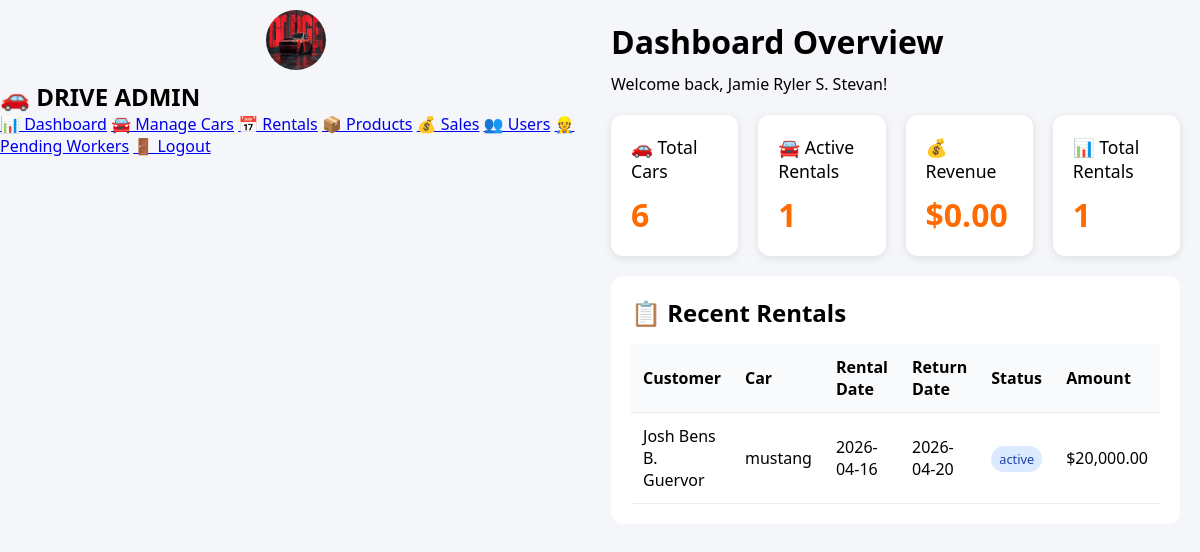
The app's page /admin/admin.php (signed in) with its own data.
### tables this page shows
CREATE TABLE `rentals` (
  `id` int(11) NOT NULL,
  `car_id` int(11) DEFAULT NULL,
  `customer_name` varchar(100) NOT NULL,
  `customer_phone` varchar(20) DEFAULT NULL,
  `rental_date` date NOT NULL,
  `return_date` date NOT NULL,
  `total_days` int(11) DEFAULT NULL,
  `total_cost` decimal(10,2) DEFAULT NULL,
  `status` enum('pending','active','completed','cancelled') DEFAULT 'pending',
  `created_at` timestamp NOT NULL DEFAULT current_timestamp()
);

CREATE TABLE `cars` (
  `id` int(11) NOT NULL,
  `car_name` varchar(100) NOT NULL,
  `brand` varchar(50) DEFAULT NULL,
  `model` varchar(50) DEFAULT NULL,
  `year` int(11) DEFAULT NULL,
  `plate_number` varchar(20) DEFAULT NULL,
  `price_per_day` decimal(10,2) NOT NULL,
  `description` text DEFAULT NULL,
  `image` varchar(255) DEFAULT NULL,
  `status` enum('available','rented','maintenance') DEFAULT 'available',
  `created_at` timestamp NOT NULL DEFAULT current_timestamp()
);

### admin/admin.php (the view, shortened to what this page needs)
<?php
require_once '../config/database.php';
$stmt = $pdo->query("SELECT COUNT(*) as total FROM cars");
$total_cars = $stmt->fetch()['total'];
$stmt = $pdo->query("SELECT COUNT(*) as total FROM rentals WHERE status = 'active'");
$active_rentals = $stmt->fetch()['total'];
$stmt = $pdo->query("SELECT SUM(total_cost) as revenue FROM rentals WHERE status = 'completed'");
$revenue = $stmt->fetch()['revenue'] ?? 0;
$stmt = $pdo->query("SELECT COUNT(*) as total FROM rentals");
$total_rentals = $stmt->fetch()['total'];
$stmt = $pdo->query("SELECT r.*, c.car_name FROM rentals r LEFT JOIN cars c ON r.car_id = c.id ORDER BY r.id DESC LIMIT 5");
$recent_rentals = $stmt->fetchAll();
?>
<!DOCTYPE html>
<html>
<head>
    <link rel="stylesheet" href="../assets/css/admin.css">
</head>
<body>
<div class="dashboard">
     <div class="sidebar">
        <img src="./assets/images/download (4).jpg" class="profile-img" style="width:60px;height:60px;border-radius:50%;margin:10px auto;display:block;">
        <h2>🚗 DRIVE ADMIN</h2>
        <a href="dashboard.php" class="btn-nav">📊 Dashboard</a>
        <a href="manage_car.php" class="btn-nav">🚘 Manage Cars</a>
        <a href="rentals.php" class="btn-nav">📅 Rentals</a>
        <a href="products.php" class="btn-nav">📦 Products</a>
        <a href="sales.php" class="btn-nav">💰 Sales</a>
        <a href="users.php" class="btn-nav">👥 Users</a>
        <a href="pending_workers.php" class="btn-nav">👷 Pending Workers</a>
        <a href="../p_login/logout.php" class="btn-nav">🚪 Logout</a>
    </div>
    <div class="main">
        <h1>Dashboard Overview</h1>
        <p>Welcome back, <?= htmlspecialchars($_SESSION['full_name']) ?>!</p>
        <div class="cards">
            <div class="card">🚗 Total Cars<br><h2><?= $total_cars ?></h2></div>
            <div class="card">🚘 Active Rentals<br><h2><?= $active_rentals ?></h2></div>
            <div class="card">💰 Revenue<br><h2>$<?= number_format($revenue, 2) ?></h2></div>
            <div class="card">📊 Total Rentals<br><h2><?= $total_rentals ?></h2></div>
        </div>
        <div class="panel">
            <h2>📋 Recent Rentals</h2>
            <table>
                <thead>
                    <tr><th>Customer</th><th>Car</th><th>Rental Date</th><th>Return Date</th><th>Status</th><th>Amount</th></tr>
                </thead>
                <tbody>
                    <?php foreach($recent_rentals as $rental): ?>
                    <tr>
                        <td><?= htmlspecialchars($rental['customer_name']) ?></td>
                        <td><?= htmlspecialchars($rental['car_name'] ?? 'N/A') ?></td>
                        <td><?= $rental['rental_date'] ?></td>
                        <td><?= $rental['return_date'] ?></td>
                        <td><span class="status-<?= $rental['status'] ?>"><?= $rental['status'] ?></span></td>
                        <td>$<?= number_format($rental['total_cost'], 2) ?></td>
                    </tr>
                    <?php endforeach; ?>
                </tbody>
            </table>
        </div>
    </div>
</div>
</body>
</html>

### assets/css/admin.css (style rules this page uses)
* { margin: 0; padding: 0; box-sizing: border-box; }
body { font-family: 'Segoe UI', Tahoma, Geneva, Verdana, sans-serif; background: #f4f6f9; }
.dashboard { display: flex; min-height: 100vh; }
.main { flex: 1; padding: 20px; }
.main h1 { margin-bottom: 10px; }
.cards { display: grid; grid-template-columns: repeat(4, 1fr); gap: 20px; margin: 20px 0; }
.card { background: white; padding: 20px; border-radius: 12px; box-shadow: 0 2px 8px rgba(0,0,0,0.1); font-size: 1.1rem; }
.card h2 { margin-top: 10px; font-size: 2rem; color: #ff6b00; }
.panel { background: white; padding: 20px; border-radius: 12px; margin-top: 20px; }
.panel h2 { margin-bottom: 15px; }
table { width: 100%; border-collapse: collapse; }
th, td { padding: 12px; text-align: left; border-bottom: 1px solid #eee; }
th { background: #f8fafc; font-weight: 600; }
.status-active { background: #dbeafe; color: #1e40af; padding: 4px 8px; border-radius: 20px; font-size: 0.8rem; }

### records on screen
rentals: customer_name "Josh Bens B. Guervor", car.car_name "mustang", rental_date "2026-04-16", return_date "2026-04-20", status "active", total_cost "20,000.00"

### other values on screen
$_SESSION['full_name'] "Jamie Ryler S. Stevan"
$total_cars "6"
$active_rentals "1"
$revenue "0.00"
$total_rentals "1"
